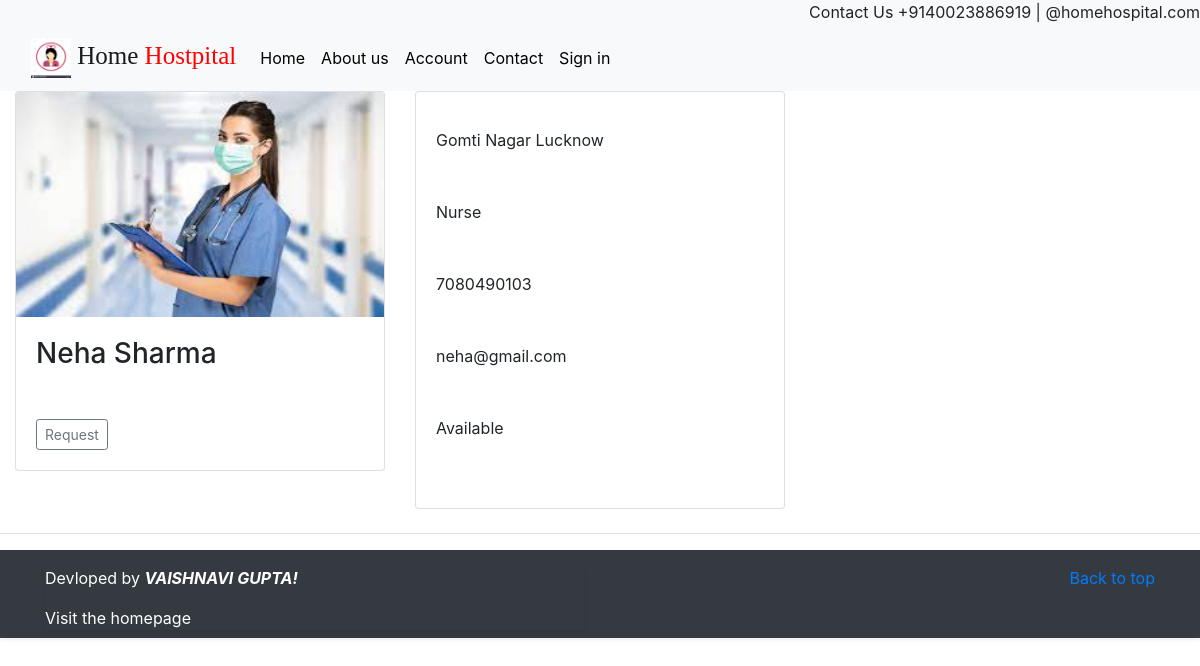
/hr/detail/1, run on the app's committed database.
### app/models.py (models this page shows, shortened)
class Human_Resource(models.Model):
    name = models.CharField(max_length=32)
    age = models.IntegerField(null=True)
    address = models.TextField(max_length=500)
    helpertype = models.CharField(max_length=32)
    phone_regex = RegexValidator(regex=r'^\+?1?\d{9,15}$', message="Phone number must be entered in the format: '+999999999'. Up to 15 digits allowed.")
    phone = models.CharField(max_length=15,validators=[phone_regex])
    email = models.EmailField(blank=True)
    date_added = models.DateTimeField(auto_now=True)
    is_available = models.BooleanField()
    pic= models.ImageField(upload_to="hr",default="hr.png")

### app/views.py (the view)
# urls.py: path('hr/detail/<int:pk>',detail_hr, name='detail_hr'),
def detail_hr(request,pk):
    hr= Human_Resource.objects.get(pk=pk)
    context = {'hr':hr}
    return render(request,'hr/detail.html',context)

### templates/hr/detail.html (shortened to what this page needs)
{% extends 'layout/base.html' %}
{% block content %}
<div class="container-fluid">
  <div class="row">
    <div class="col-sm-6 col-md-4">
      <div class="card mb-4 box-shadow">
        <img class="card-img-top"  style="height: 225px; width: 100%; display: block;" src="{{ hr.pic.url }}" data-holder-rendered="true">
        <div class="card-body">
          <h3 class="card-title">
            {{hr.name}}
          </h3>
          <div class="justify-content-between align-items-center">
            <div class="btn-group">
              <a href="{% url 'sr' hr.id %}" class="btn btn-sm btn-outline-secondary">Request</a>
            </div>
          </div>
        </div>
      </div>
    </div>
    <div class="col-sm-6 col-md-4">
      <div class="card">
        <div class="card-body">
          <p class="card-text">{{hr.address}}</p>
          <p class="card-text">{{hr.helpertype}}</p>
          <p class="card-text">{{hr.phone}}</p>
          <p class="card-text">{{hr.email}}</p>
          <p class="card-text">
          {% if hr.is_available %}
          Available
          {% else %}
          Not Available
          {% endif %}
            </p>
        </div>
      </div>
    </div>
  </div>
</div>
<footer class="pt-3 mt-4 text-muted border-top">
</footer>
{% endblock content %}

### templates/includes/footer.html (style rules this page uses)
p { margin-top: 16px; margin-bottom: 3rem; }

### data on the page
Human_Resource: pic (picture), name "Neha Sharma", address "Gomti Nagar Lucknow", helpertype "Nurse", phone "7080490103", email "neha@gmail.com"
